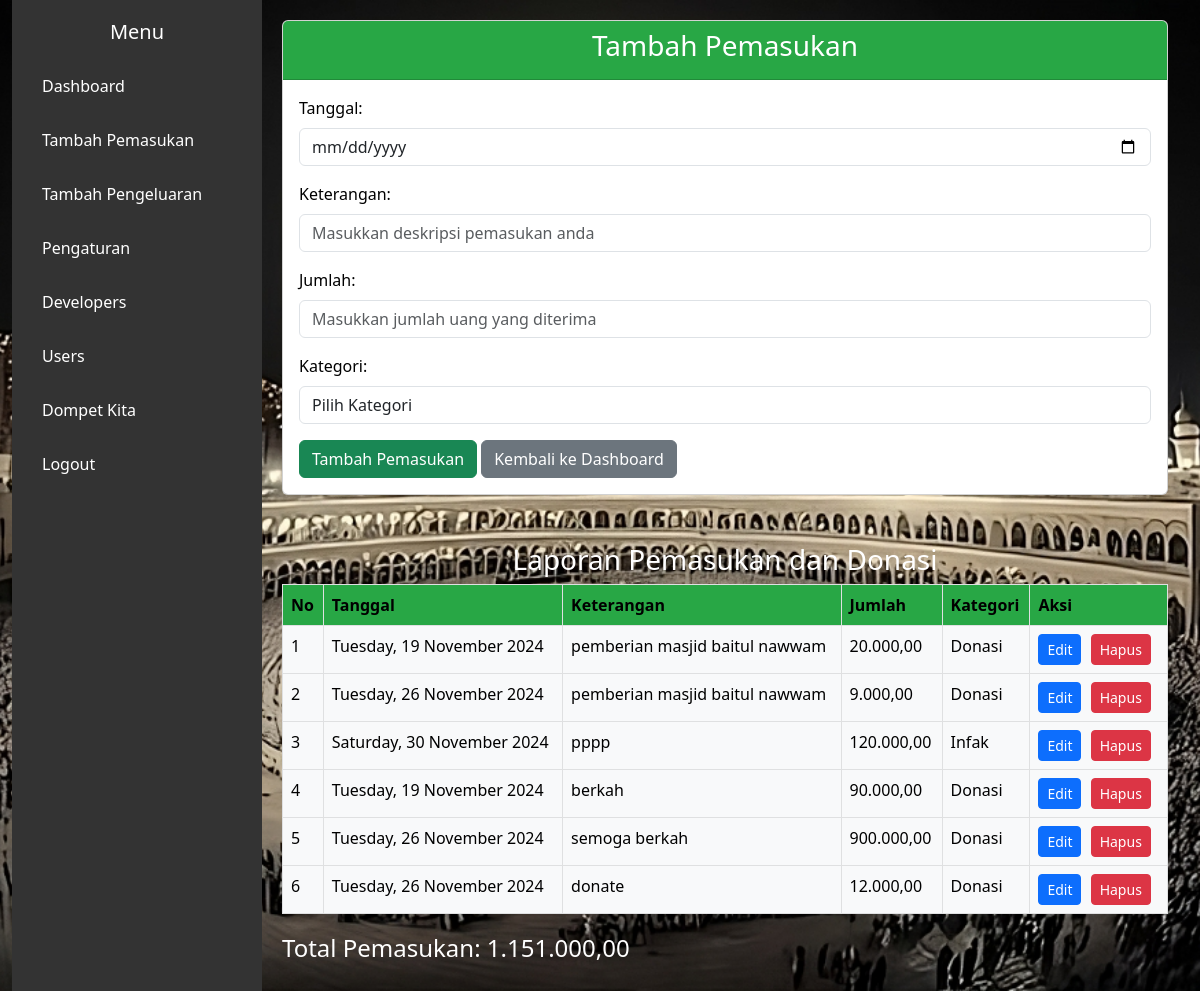
Screenshot of /add_income.php (signed in) with the database file from the repository.
### tables this page shows
CREATE TABLE `pemasukan` (
  `id` int(11) NOT NULL,
  `tanggal` date NOT NULL,
  `jumlah` decimal(10,0) NOT NULL,
  `keterangan` text NOT NULL,
  `kategori` varchar(50) DEFAULT NULL,
  `amount` decimal(15,2) NOT NULL
);

CREATE TABLE `donasi` (
  `id` int(11) NOT NULL,
  `nama_donatur` varchar(100) NOT NULL,
  `jumlah` decimal(15,2) NOT NULL,
  `tanggal_donasi` timestamp NOT NULL DEFAULT current_timestamp(),
  `keterangan` varchar(255) NOT NULL
);

### add_income.php (the view, shortened to what this page needs)
<?php
include('db_config.php');
$pemasukanQuery = "SELECT * FROM pemasukan";
$donasiQuery = "SELECT * FROM donasi";
$pemasukanResult = mysqli_query($conn, $pemasukanQuery);
$donasiResult = mysqli_query($conn, $donasiQuery);
$totalPemasukanQuery = "SELECT SUM(jumlah) AS total_pemasukan FROM pemasukan";
$totalPemasukanResult = mysqli_query($conn, $totalPemasukanQuery);
$totalPemasukanRow = mysqli_fetch_assoc($totalPemasukanResult);
$totalPemasukan = $totalPemasukanRow['total_pemasukan'] ?? 0;
$totalDonasiQuery = "SELECT SUM(jumlah) AS total_donasi FROM donasi";
$totalDonasiResult = mysqli_query($conn, $totalDonasiQuery);
$totalDonasiRow = mysqli_fetch_assoc($totalDonasiResult);
$totalDonasi = $totalDonasiRow['total_donasi'] ?? 0;
$totalKeseluruhan = $totalPemasukan + $totalDonasi;
?>
<!DOCTYPE html>
<html lang="en">
<head>
    <link href="https://cdn.jsdelivr.net/npm/bootstrap@5.3.0-alpha1/dist/css/bootstrap.min.css" rel="stylesheet">
</head>
<body>
<div class="container-fluid">
    <div class="sidebar">
        <h2>Menu</h2>
        <ul>
            <li><a href="dashboard.php">Dashboard</a></li>
            <li><a href="add_income.php" >Tambah Pemasukan</a></li>
            <li><a href="add_expense.php">Tambah Pengeluaran</a></li>
            <li><a href="settings.php">Pengaturan</a></li>
            <li><a href="developers.php">Developers</a></li>
            <li><a href="view_users.php">Users</a></li>
            <li><a href="dompet.php">Dompet Kita</a></li>
            <li><a href="logout.php">Logout</a></li>
        </ul>
    </div>
    <div class="content">
        <div class="card">
            <div class="card-header">
                <h3 class="text-center" >Tambah Pemasukan</h3>
            </div>
            <div class="card-body">
                <form method="POST" action="add_income.php">
                    <div class="mb-3">
                        <label for="tanggal" class="form-label">Tanggal:</label>
                        <input type="date" id="tanggal" name="tanggal" class="form-control" placeholder="Masukkan tanggal pemasukan" required>
                    </div>
                    <div class="mb-3">
                        <label for="keterangan" class="form-label">Keterangan:</label>
                        <input type="text" id="keterangan" name="keterangan" class="form-control" placeholder="Masukkan deskripsi pemasukan anda" required>
                    </div>
                    <div class="mb-3">
                        <label for="jumlah" class="form-label">Jumlah:</label>
                        <input type="number" id="jumlah" name="jumlah" class="form-control" placeholder="Masukkan jumlah uang yang diterima" required>
                    </div>
                    <div class="mb-3">
                        <label for="kategori" class="form-label">Kategori:</label>
                        <select id="kategori" name="kategori" class="form-control" required>
                            <option value="">Pilih Kategori</option>
                        </select>
                    </div>
                    <button type="submit" name="submit" class="btn btn-success">Tambah Pemasukan</button>
                    <a href="dashboard.php" class="btn btn-secondary">Kembali ke Dashboard</a>
                </form>
            </div>
        </div>
        <div class="mt-5">
            <h3 class="text-center">Laporan Pemasukan dan Donasi</h3>
            <table class="table table-light table-bordered">
                <thead>
                    <tr>
                        <th>No</th>
                        <th>Tanggal</th>
                        <th>Keterangan</th>
                        <th>Jumlah</th>
                        <th>Kategori</th>
                        <th>Aksi</th>
                    </tr>
                </thead>
                <tbody>
                    <?php
                    $no = 1;
                    while ($row = mysqli_fetch_assoc($pemasukanResult)): ?>
                        <tr>
                            <td><?= $no++ ?></td>
                            <td>
                                <?php
                                $tanggal = $row['tanggal'];
                                echo date("l, d F Y", strtotime($tanggal));
                                ?>
                            </td>
                            <td><?php echo $row['keterangan']; ?></td>
                            <td><?php echo number_format($row['jumlah'], 2, ',', '.'); ?></td>
                            <td><?php echo $row['kategori']; ?></td>
                            <td>
                                <a href="edit_income.php?id=<?php echo $row['id']; ?>" class="btn btn-primary btn-sm">Edit</a>
                                <a href="add_income.php?hapus=<?php echo $row['id']; ?>&type=pemasukan" class="btn btn-danger btn-sm" onclick="return confirm('Apakah Anda yakin ingin menghapus data ini?');">Hapus</a>
                            </td>
                        </tr>
                    <?php endwhile; ?>
                    <?php while ($row = mysqli_fetch_assoc($donasiResult)): ?>
                        <tr>
                            <td><?= $no++ ?></td>
                            <td>
                                <?php
                                $tanggal = $row['tanggal_donasi'];
                                echo date("l, d F Y", strtotime($tanggal));
                                ?>
                            </td>
                            <td><?php echo $row['keterangan']; ?></td>
                            <td><?php echo number_format($row['jumlah'], 2, ',', '.'); ?></td>
                            <td>Donasi</td>
                            <td>
                                <a href="edit_donasi.php?id=<?php echo $row['id']; ?>" class="btn btn-primary btn-sm">Edit</a>
                                <a href="add_income.php?hapus=<?php echo $row['id']; ?>&type=donasi" class="btn btn-danger btn-sm" onclick="return confirm('Apakah Anda yakin ingin menghapus data ini?');">Hapus</a>
                            </td>
                        </tr>
                    <?php endwhile; ?>
                </tbody>
            </table>
            <div class="total">
                <h4>Total Pemasukan: <?php echo number_format($totalKeseluruhan, 2, ',', '.'); ?></h4>
            </div>
        </div>
    </div>
</div>
</body>
</html>

### add_income.php (style rules this page uses)
body { background-image: url('gambar/kabaha.jpeg'); background-size: cover; background-position: center; background-repeat: no-repeat; background-attachment: fixed; height: 100vh; color: white; }
.container-fluid { display: flex; min-height: 100vh; }
.sidebar { background-color: #333; color: white; padding: 20px; width: 250px; }
.sidebar h2 { font-size: 20px; text-align: center; margin-bottom: 20px; }
.sidebar ul { list-style-type: none; padding: 0; }
.sidebar ul li { margin-bottom: 10px; }
.sidebar ul li a { color: white; text-decoration: none; padding: 10px; display: block; border-radius: 5px; }
.content { flex: 1; padding: 20px; }
.card-header { background-color: #28a745; color: white; }
.table-light thead th { background-color: #28a745; }
label { color: black; }
.btn-primary, .btn-danger { margin-right: 5px; }
.total { font-size: 1.2em; font-weight: bold; margin-top: 20px; }

### rows the page displays
pemasukan: tanggal "Tuesday, 19 November 2024", keterangan "pemberian masjid baitul nawwam", jumlah "20.000,00", kategori "Donasi"
pemasukan: tanggal "Tuesday, 26 November 2024", keterangan "pemberian masjid baitul nawwam", jumlah "9.000,00", kategori "Donasi"
pemasukan: tanggal "Saturday, 30 November 2024", keterangan "pppp", jumlah "120.000,00", kategori "Infak"
donasi: tanggal_donasi "Tuesday, 19 November 2024", keterangan "berkah", jumlah "90.000,00"
donasi: tanggal_donasi "Tuesday, 26 November 2024", keterangan "semoga berkah", jumlah "900.000,00"
donasi: tanggal_donasi "Tuesday, 26 November 2024", keterangan "donate", jumlah "12.000,00"

### other values shown
$totalKeseluruhan "1.151.000,00"
